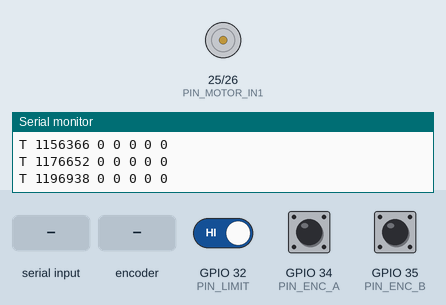
The sketch below on a simulated ESP32. Parts: motor-driver pin pairs drawn as motors (green arrow = first pin HIGH = forward, orange = second pin HIGH = backward, longer = more drive, scaled by the enable pin), the last lines printed to the serial monitor. The test bench sets the inputs (shaded band); at power-on: GPIO 32 (PIN_LIMIT) HIGH, GPIO 34 (PIN_ENC_A) HIGH, GPIO 35 (PIN_ENC_B) HIGH.

Above: at 1.2 s.
1.3 s: "H90\n" received over Serial
At 2.2 s:
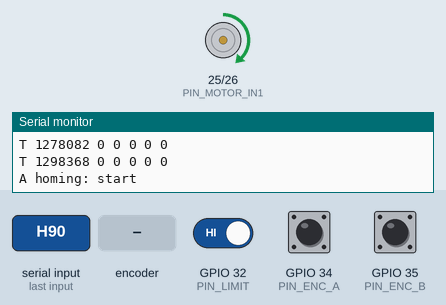
2.8 s: GPIO 32 (PIN_LIMIT) driven LOW
At 4.1 s:
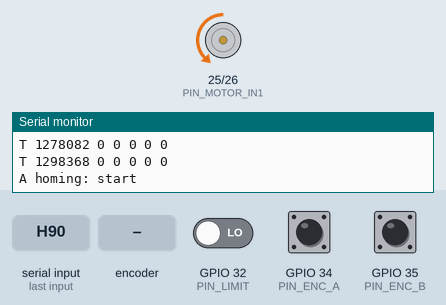
4.4 s: GPIO 32 (PIN_LIMIT) driven HIGH
At 5.4 s:
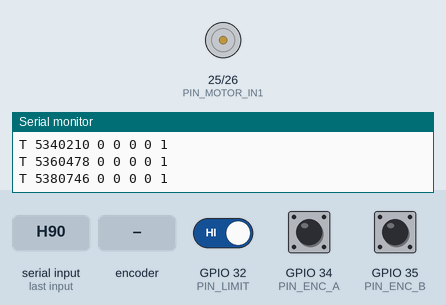
6.1 s: rotary encoder on GPIO 34 (PIN_ENC_A) / GPIO 35 (PIN_ENC_B) turned 2 steps (second pin leading)
At 8.36 s:
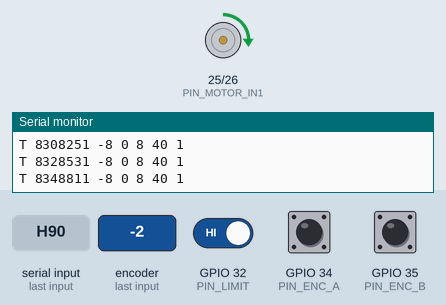
9.1 s: "E,45\n" received over Serial
10.6 s: "E90\n" received over Serial
At 35.47 s:
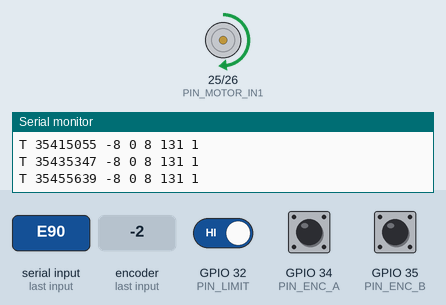
Timing chart, 0 to 36.8 s (numbered marks = the images above; inputs shaded):
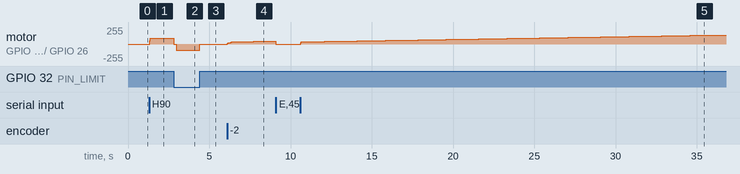

Measured:
- after the input at 1.3 s, motor on GPIO 25 (PIN_MOTOR_IN1) / GPIO 26 (PIN_MOTOR_IN2): stopped → forward 90/255 at once
- after the input at 2.8 s, motor on GPIO 25 (PIN_MOTOR_IN1) / GPIO 26 (PIN_MOTOR_IN2): forward 90/255 → stopped at once, → backward 90/255 0.15 s later
- after the input at 4.4 s, motor on GPIO 25 (PIN_MOTOR_IN1) / GPIO 26 (PIN_MOTOR_IN2): backward 90/255 → stopped at once
- after the input at 6.1 s, motor on GPIO 25 (PIN_MOTOR_IN1) / GPIO 26 (PIN_MOTOR_IN2): moves from stopped to forward 43/255 over 2.9 s, starting at once
- after the input at 10.6 s, motor on GPIO 25 (PIN_MOTOR_IN1) / GPIO 26 (PIN_MOTOR_IN2): moves from stopped to forward 135/255 over 26.0 s, starting at once

The sketch:

axis_firmware.ino
```cpp
/*
 * Single-axis closed-loop position controller for ESP32.
 *
 * Geared DC motor + quadrature encoder + H-bridge + limit switch.
 * The PID loop runs here at a fixed 500 Hz. ROS only sends setpoints and
 * reads telemetry -- it is never inside the loop, because Linux scheduling
 * and USB latency cannot hold a position tolerance.
 *
 * Wiring (adjust the pin defines to match your board):
 *
 *   ENC_A     GPIO 34   encoder channel A   (input only pin, needs external pullup)
 *   ENC_B     GPIO 35   encoder channel B   (input only pin, needs external pullup)
 *   MOTOR_IN1 GPIO 25   H-bridge input 1
 *   MOTOR_IN2 GPIO 26   H-bridge input 2
 *   MOTOR_EN  GPIO 27   H-bridge enable / PWM
 *   LIMIT     GPIO 32   limit switch, wired normally-closed to GND
 *
 * Wire the limit switch normally CLOSED. A broken wire then reads the same as
 * a triggered switch and the axis refuses to move, instead of driving happily
 * into its own end stop. This is the single most important decision in the
 * file.
 */

#include <Arduino.h>

// ---------------------------------------------------------------- pins ----
constexpr int PIN_ENC_A     = 34;
constexpr int PIN_ENC_B     = 35;
constexpr int PIN_MOTOR_IN1 = 25;
constexpr int PIN_MOTOR_IN2 = 26;
constexpr int PIN_MOTOR_EN  = 27;
constexpr int PIN_LIMIT     = 32;

// ------------------------------------------------------------- tuning ----
constexpr uint32_t LOOP_HZ        = 500;
constexpr uint32_t LOOP_US        = 1000000UL / LOOP_HZ;
constexpr uint32_t TELEMETRY_HZ   = 50;
constexpr uint32_t TELEMETRY_US   = 1000000UL / TELEMETRY_HZ;

constexpr int   PWM_CHANNEL       = 0;
constexpr int   PWM_FREQ          = 20000;   // above audible, avoids motor whine
constexpr int   PWM_BITS          = 8;       // 0..255
constexpr int   PWM_MAX           = 255;

constexpr int   HOMING_PWM        = 90;      // slow, so the switch is not overrun
constexpr long  SOFT_LIMIT_MIN    = 0;
constexpr long  SOFT_LIMIT_MAX    = 40000;
constexpr float I_LIMIT           = 4000.0f;

// -------------------------------------------------------------- state ----
volatile long  g_position = 0;               // encoder counts, ISR-written
volatile uint8_t g_prevState = 0;

long   g_target   = 0;
float  g_kp = 4.0f, g_ki = 0.5f, g_kd = 0.12f;
float  g_integral = 0.0f;
long   g_lastMeasurement = 0;
bool   g_enabled = false;
bool   g_homed   = false;
int    g_pwm     = 0;

uint32_t g_lastLoopUs = 0;
uint32_t g_lastTelemetryUs = 0;

char   g_rxBuf[64];
uint8_t g_rxLen = 0;

// ------------------------------------------------------------ encoder ----
/*
 * x4 quadrature decoding via a 4-entry state transition table. Reading both
 * channels on every edge of either channel gives four counts per encoder
 * cycle, which is where the *4 in counts_per_rev comes from.
 */
void IRAM_ATTR encoderISR() {
  uint8_t a = digitalRead(PIN_ENC_A);
  uint8_t b = digitalRead(PIN_ENC_B);
  uint8_t state = (a << 1) | b;

  // Gray-code transition: XOR of the previous B with the current A gives
  // direction. Equivalent to a lookup table but branch-free and ISR-cheap.
  uint8_t prevB = g_prevState & 0x01;
  if (prevB ^ a) {
    g_position++;
  } else {
    g_position--;
  }
  g_prevState = state;
}

// -------------------------------------------------------------- motor ----
void motorWrite(int pwm) {
  pwm = constrain(pwm, -PWM_MAX, PWM_MAX);
  g_pwm = pwm;

  if (pwm >= 0) {
    digitalWrite(PIN_MOTOR_IN1, HIGH);
    digitalWrite(PIN_MOTOR_IN2, LOW);
  } else {
    digitalWrite(PIN_MOTOR_IN1, LOW);
    digitalWrite(PIN_MOTOR_IN2, HIGH);
    pwm = -pwm;
  }
  ledcWrite(PWM_CHANNEL, pwm);
}

void motorStop() {
  motorWrite(0);
  digitalWrite(PIN_MOTOR_IN1, LOW);
  digitalWrite(PIN_MOTOR_IN2, LOW);
}

bool limitTriggered() {
  // Normally closed to GND: LOW means healthy, HIGH means triggered or broken.
  return digitalRead(PIN_LIMIT) == HIGH;
}

// ---------------------------------------------------------------- PID ----
void resetPID() {
  g_integral = 0.0f;
  noInterrupts();
  g_lastMeasurement = g_position;
  interrupts();
}

int computePID(long target, long measurement, float dt) {
  float error = (float)(target - measurement);

  // Derivative on measurement, not on error: a step change in the setpoint
  // then produces no derivative spike (no "derivative kick").
  float derivative = (float)(measurement - g_lastMeasurement) / dt;
  g_lastMeasurement = measurement;

  /*
   * Conditional integration (anti-windup).
   *
   * On a long move the output sits at the PWM limit for most of the travel.
   * If the integral keeps accumulating through that saturated stretch it
   * reaches a huge value, and the axis then overshoots badly while the
   * integral unwinds. Simply clamping the integral only caps how bad that
   * gets. The real fix is to freeze integration whenever the controller is
   * already saturated and the error would push it further in.
   */
  float candidate = g_integral + error * dt;
  float provisional = g_kp * error + g_ki * candidate - g_kd * derivative;

  bool inLinearRange = (provisional > -(float)PWM_MAX) && (provisional < (float)PWM_MAX);
  bool errorReversed = (provisional >= (float)PWM_MAX && error < 0.0f) ||
                       (provisional <= -(float)PWM_MAX && error > 0.0f);
  if (inLinearRange || errorReversed) {
    g_integral = candidate;
  }
  g_integral = constrain(g_integral, -I_LIMIT, I_LIMIT);

  float effort = g_kp * error + g_ki * g_integral - g_kd * derivative;
  return (int)constrain(effort, -(float)PWM_MAX, (float)PWM_MAX);
}

// -------------------------------------------------------------- homing ---
/*
 * Blocking homing routine: back off if already on the switch, seek toward it
 * slowly, then zero. Blocking is acceptable here because nothing else may
 * happen during homing anyway, and it keeps the state machine readable.
 */
void runHoming() {
  Serial.println("A homing: start");
  g_enabled = false;
  resetPID();

  // If we are sitting on the switch, walk off it first.
  uint32_t start = millis();
  while (limitTriggered() && millis() - start < 5000) {
    motorWrite(HOMING_PWM);
    delay(5);
  }
  motorStop();
  delay(150);

  // Seek toward the switch.
  start = millis();
  while (!limitTriggered()) {
    if (millis() - start > 20000) {
      motorStop();
      Serial.println("X homing: timeout, no limit switch found");
      return;
    }
    motorWrite(-HOMING_PWM);
    delay(2);
  }
  motorStop();
  delay(250);

  noInterrupts();
  g_position = 0;
  interrupts();

  g_target = 0;
  g_homed = true;
  g_enabled = true;
  resetPID();
  Serial.println("A homing: complete, zero set");
}

// ------------------------------------------------------------ protocol ---
void handleLine(char *line) {
  switch (line[0]) {
    case 'H':
      runHoming();
      break;

    case 'G': {
      long value = atol(line + 1);
      if (!g_homed) {
        Serial.println("X refused: axis not homed");
        break;
      }
      g_target = constrain(value, SOFT_LIMIT_MIN, SOFT_LIMIT_MAX);
      break;
    }

    case 'K': {
      float kp, ki, kd;
      if (sscanf(line + 1, "%f %f %f", &kp, &ki, &kd) == 3) {
        g_kp = kp; g_ki = ki; g_kd = kd;
        g_integral = 0.0f;
        Serial.print("A gains "); Serial.print(kp); Serial.print(" ");
        Serial.print(ki); Serial.print(" "); Serial.println(kd);
      } else {
        Serial.println("X bad gain command");
      }
      break;
    }

    case 'E':
      g_enabled = (atoi(line + 1) != 0);
      if (!g_enabled) motorStop();
      resetPID();
      Serial.println(g_enabled ? "A enabled" : "A disabled");
      break;

    case 'S':
      noInterrupts();
      g_target = g_position;
      interrupts();
      resetPID();
      Serial.println("A stopped");
      break;

    default:
      Serial.println("X unknown command");
      break;
  }
}

void pollSerial() {
  while (Serial.available()) {
    char c = Serial.read();
    if (c == '\n' || c == '\r') {
      if (g_rxLen > 0) {
        g_rxBuf[g_rxLen] = '\0';
        handleLine(g_rxBuf);
        g_rxLen = 0;
      }
    } else if (g_rxLen < sizeof(g_rxBuf) - 1) {
      g_rxBuf[g_rxLen++] = c;
    }
  }
}

// ---------------------------------------------------------------- main ---
void setup() {
  Serial.begin(115200);

  pinMode(PIN_ENC_A, INPUT);
  pinMode(PIN_ENC_B, INPUT);
  pinMode(PIN_LIMIT, INPUT_PULLUP);
  pinMode(PIN_MOTOR_IN1, OUTPUT);
  pinMode(PIN_MOTOR_IN2, OUTPUT);

  ledcSetup(PWM_CHANNEL, PWM_FREQ, PWM_BITS);
  ledcAttachPin(PIN_MOTOR_EN, PWM_CHANNEL);
  motorStop();

  g_prevState = (digitalRead(PIN_ENC_A) << 1) | digitalRead(PIN_ENC_B);
  attachInterrupt(digitalPinToInterrupt(PIN_ENC_A), encoderISR, CHANGE);
  attachInterrupt(digitalPinToInterrupt(PIN_ENC_B), encoderISR, CHANGE);

  g_lastLoopUs = micros();
  Serial.println("A single-axis controller ready, send H to home");
}

void loop() {
  pollSerial();

  uint32_t now = micros();

  // ---- control loop, fixed rate ----
  if (now - g_lastLoopUs >= LOOP_US) {
    float dt = (now - g_lastLoopUs) * 1e-6f;
    g_lastLoopUs = now;

    noInterrupts();
    long position = g_position;
    interrupts();

    if (g_enabled && g_homed) {
      if (limitTriggered() && g_target < position) {
        // Never drive further into a triggered end stop.
        motorStop();
        g_target = position;
        resetPID();
      } else {
        motorWrite(computePID(g_target, position, dt));
      }
    } else if (!g_enabled) {
      motorStop();
    }
  }

  // ---- telemetry, fixed rate ----
  if (now - g_lastTelemetryUs >= TELEMETRY_US) {
    g_lastTelemetryUs = now;

    noInterrupts();
    long position = g_position;
    interrupts();

    Serial.print("T ");
    Serial.print(now);            Serial.print(' ');
    Serial.print(position);       Serial.print(' ');
    Serial.print(g_target);       Serial.print(' ');
    Serial.print(g_target - position); Serial.print(' ');
    Serial.print(g_pwm);          Serial.print(' ');
    Serial.println(g_homed ? 1 : 0);
  }
}
```
